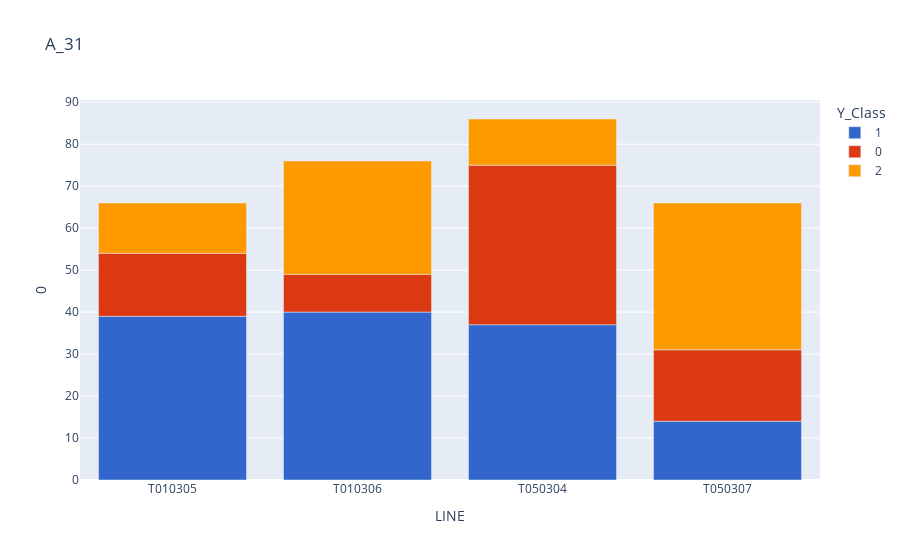

Notebook source saved alongside this figure:
### Code cell
grouped = vis_df2.groupby([vis_df2['PRODUCT_CODE'], vis_df2['LINE']]).value_counts().reset_index()
A_group = grouped[grouped['PRODUCT_CODE']=='A_31']
fig = px.bar(A_group, x="LINE", y=0, color ="Y_Class", title="A_31", color_discrete_sequence=px.colors.qualitative.G10)
fig.show()

### Figure 1 — Plotly figure (JSON) as saved in the notebook; plotly's stock layout.template omitted (floating-point values rounded to 4 significant figures)
{"data": [{"alignmentgroup": "True", "hovertemplate": "Y_Class=1<br>LINE=%{x}<br>0=%{y}<extra></extra>", "legendgroup": "1", "marker": {"color": "#3366CC", "pattern": {"shape": ""}}, "name": "1", "offsetgroup": "1", "orientation": "v", "showlegend": true, "textposition": "auto", "type": "bar", "x": ["T010305", "T010306", "T050304", "T050307"], "xaxis": "x", "y": [39, 40, 37, 14], "yaxis": "y"}, {"alignmentgroup": "True", "hovertemplate": "Y_Class=0<br>LINE=%{x}<br>0=%{y}<extra></extra>", "legendgroup": "0", "marker": {"color": "#DC3912", "pattern": {"shape": ""}}, "name": "0", "offsetgroup": "0", "orientation": "v", "showlegend": true, "textposition": "auto", "type": "bar", "x": ["T010305", "T010306", "T050304", "T050307"], "xaxis": "x", "y": [15, 9, 38, 17], "yaxis": "y"}, {"alignmentgroup": "True", "hovertemplate": "Y_Class=2<br>LINE=%{x}<br>0=%{y}<extra></extra>", "legendgroup": "2", "marker": {"color": "#FF9900", "pattern": {"shape": ""}}, "name": "2", "offsetgroup": "2", "orientation": "v", "showlegend": true, "textposition": "auto", "type": "bar", "x": ["T010305", "T010306", "T050304", "T050307"], "xaxis": "x", "y": [12, 27, 11, 35], "yaxis": "y"}], "layout": {"autosize": true, "barmode": "relative", "legend": {"title": {"text": "Y_Class"}, "tracegroupgap": 0}, "title": {"text": "A_31"}, "xaxis": {"anchor": "y", "autorange": true, "domain": [0, 1], "range": [-0.5, 3.5], "title": {"text": "LINE"}, "type": "category"}, "yaxis": {"anchor": "x", "autorange": true, "domain": [0, 1], "range": [0, 90.53], "title": {"text": "0"}, "type": "linear"}}}
